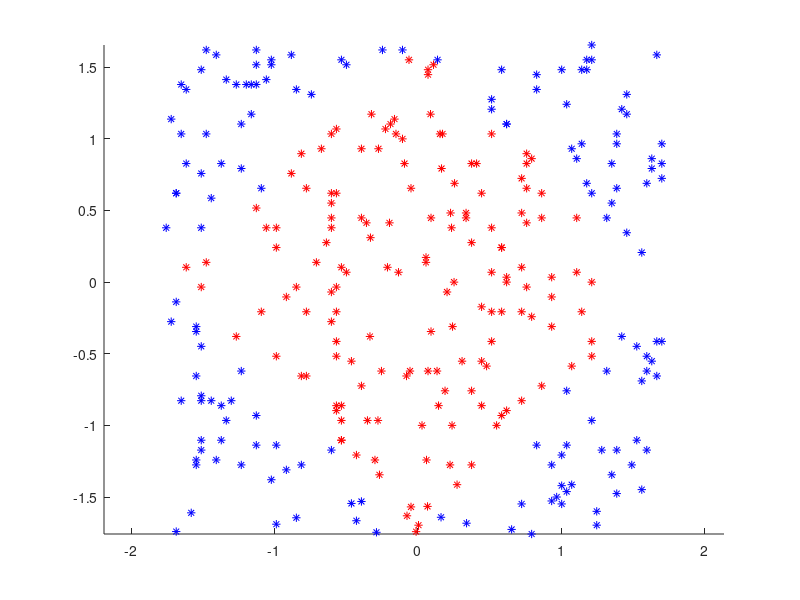

Recreate this plot in MATLAB. (Note: this script raises an error after producing the figure.)
train_data = load('train_data_2017.txt');
val_data = load('valid_data_2017.txt');

for i = 1:2
   train_data(:,i) = (train_data(:,i)-mean(train_data(:,i)))/std(train_data(:,i));
   val_data(:,i) = (val_data(:,i)-mean(val_data(:,i)))/std(val_data(:,i));

end

train_pat = train_data(:,1:2);
train_ans = train_data(:,3);
val_pat = val_data(:,1:2);
val_ans = val_data(:,3);

lr = 0.02;
beta = 1/2;

class_1 = train_pat(train_ans == 1, :);
class_2 = train_pat(train_ans == -1, :);

%%
hold on
axis equal
plot(class_1(:,1),class_1(:,2), 'r*')
plot(class_2(:,1),class_2(:,2), 'b*')

%% 3a

iterations = 1e6;
num_runs = 10;
energy_train = zeros(iterations/1000, num_runs);
energy_val = zeros(iterations/1000, num_runs);
ct_err = zeros(num_runs, 1);
cv_err = zeros(num_runs, 1);
train_end = 1000;
c_err_t = zeros(train_end, run);
c_err_v = zeros(train_end, run);


for run = 1:num_runs
    w = rand(2,1)*0.4-0.2; % weights
    bias = rand(1,1)*2-1; % biases
    ind_count = 0;
    
    for iter = 1:iterations
        
        % 1: pick random pattern
        pat_ind = randperm( length( train_data ) , 1);
        xi = train_pat( pat_ind , :)';
        zeta = train_ans(pat_ind);
        
        % 2: feed forward values
        b = w'*xi - bias;
        output = tanh(beta*b);
        
        %%%%%%%%%%%%%%%%INTERLUDE%%%%%%%%%%%%%%%%%%%%
        
        if mod(iter,1000) == 0
            for i = 1:length(train_data)
                out_temp = tanh( beta * (w'*train_pat(i,:)' - bias ));
                energy_train(iter/1000, run) = energy_train(iter/1000, run) + 0.5*(train_ans(i) - out_temp)^2;
            end
            
            for i = 1:length(val_data)
                out_val_temp = tanh( beta * (w'*val_pat(i,:)' - bias ));
                energy_val(iter/1000, run) = energy_val(iter/1000, run) + 0.5*(val_ans(i) - out_val_temp)^2;
            end
        end
        
        if iterations - iter < train_end
            ind_count = ind_count + 1;
            c_err_t_temp = zeros(train_end,length(train_ans));
            c_err_v_temp = zeros(train_end,length(val_ans));
            
            for i = 1:length(train_data)
                c_err_t_temp(ind_count,i) = tanh( beta * (w'*train_pat(i,:)' - bias ));
            end
            
            for i = 1:length(val_data)
                c_err_v_temp(ind_count,i) = tanh( beta * (w'*val_pat(i,:)' - bias ));
            end
            
            c_err_t(ind_count, run) = 1/(2*length(train_ans))*sum(abs(train_ans - sign(c_err_t_temp(ind_count,:))'));
            c_err_v(ind_count, run) = 1/(2*length(val_ans))*sum(abs(val_ans - sign(c_err_v_temp(ind_count,:))'));
        end
        
        %%%%%%%%%%%%%%%%INTERLUDE%%%%%%%%%%%%%%%%%%%%
        
        % 3: update the weights
        w = w + lr*beta*(1 - tanh(beta*b)^2)*(zeta-output).*xi;
        bias = bias - lr*beta*(1 - tanh(beta*b)^2)*(zeta-output);
        
        % 4: and do it all again
    end
    ct_err(run) = mean(c_err_t(:, run));
    cv_err(run) = mean(c_err_v(:,run));
end

%%
clf;
subplot(2,2,1)
hold on
axis([0 iterations 0.4 0.6])
iter_vec = linspace(1,iterations,iterations/(10*1000));
plot(iter_vec,energy_train(1:10:end, :)/length(train_ans))
set(gca,'fontsize', 8)
xlabel('Iteration', 'Interpreter', 'LaTex')
ylabel('Average Energy', 'Interpreter', 'LaTex')
set(gca,'fontsize', 14)
subplot(2,2,3)
hold on
axis([0 iterations 0.4 0.6])
iter_vec = linspace(1,iterations,iterations/(10*1000));
plot(iter_vec,energy_val(1:10:end, :)/length(val_ans))
set(gca,'fontsize', 8)
xlabel('Iteration', 'Interpreter', 'LaTex')
ylabel('Average Energy', 'Interpreter', 'LaTex')
set(gca,'fontsize', 14)

x_vec = linspace(-2,2, 100);
line1 = bias(1)/w(2) - w(1)/w(2).*x_vec;

subplot(1,2,2)
hold on
axis([-2 2 -2 2])
plot(class_1(:,1), class_1(:,2), 'r*')
plot(class_2(:,1), class_2(:,2), 'bo')
plot(x_vec,line1, 'k')
legend('Class +1',' Class -1', 'Classification boundary')
set(gca,'fontsize', 8)
xlabel('$\xi_1$', 'Interpreter', 'LaTex')
ylabel('$\xi_2$', 'Interpreter', 'LaTex')
set(gca,'fontsize', 12)

%% 3b)

iterations = 1e6;
num_runs = 10;
energy_train = zeros(iterations/1000,num_runs);
energy_val = zeros(iterations/1000,num_runs);
train_end = 1000;
c_err_t = zeros(train_end, num_runs);
c_err_v = zeros(train_end, num_runs);
ct_err = zeros(num_runs, 1);
cv_err = zeros(num_runs, 1);

for run = 1:num_runs
    
    ind_count = 0;
    % weights
    w_in = rand(4,2)*0.4-0.2;
    w_out = rand(4,1)*0.4-0.2;
    % biases
    bias_in = rand(4,1)*2-1;
    bias_out = rand(1,1)*2-1;
    
    for iter = 1:iterations
        % 1: Pick a random pattern
        pat_ind = randperm( length( train_data ) , 1);
        xi = train_pat( pat_ind , :)';
        zeta = train_ans(pat_ind);
        % k = 1..2, j = 1..4, i = 1
        % 2: Feed forward values
        b_V = w_in*xi - bias_in;
        V = tanh(beta*b_V);
        
        b_out = w_out'*V - bias_out;
        O = tanh(beta*b_out);
        
        %%%%%%%%%%%%%%%%INTERLUDE%%%%%%%%%%%%%%%%%%%%
        if mod(iter,1000) == 0
            for i = 1:length(train_data)
                xi_temp = train_pat(i,:)';
                V_temp = tanh(beta*(w_in*xi_temp - bias_in ));
                b_out_temp = w_out'*V_temp - bias_out;
                O_temp = tanh(beta*b_out_temp);
                energy_train(iter/1000, run) = energy_train(iter/1000, run) + 0.5*(train_ans(i) - O_temp)^2;
            end
            
            for i = 1:length(val_data)
                xi_temp = val_pat(i,:)';
                V_temp = tanh(beta*(w_in*xi_temp - bias_in ));
                b_out_temp = w_out'*V_temp - bias_out;
                O_temp = tanh(beta*b_out_temp);
                energy_val(iter/1000, run) = energy_val(iter/1000, run) + 0.5*(val_ans(i) - O_temp)^2;
            end
        end
        
        if iterations - iter < train_end
            ind_count = ind_count + 1;
            c_err_t_temp = zeros(train_end,length(train_ans));
            c_err_v_temp = zeros(train_end,length(val_ans));
            
            for i = 1:length(train_data)
                xi_temp = train_pat(i,:)';
                V_temp = tanh(beta*(w_in*xi_temp - bias_in ));
                b_out_temp = w_out'*V_temp - bias_out;
                O_temp = tanh(beta*b_out_temp);
                c_err_t_temp(ind_count,i) = O_temp;
            end
            
            for i = 1:length(val_data)
                xi_temp = val_pat(i,:)';
                V_temp = tanh(beta*(w_in*xi_temp - bias_in ));
                b_out_temp = w_out'*V_temp - bias_out;
                O_temp = tanh(beta*b_out_temp);
                c_err_v_temp(ind_count,i) = O_temp;
            end
            
            c_err_t(ind_count, run) = 1/(2*length(train_ans))*sum(abs(train_ans - sign(c_err_t_temp(ind_count,:))'));
            c_err_v(ind_count, run) = 1/(2*length(val_ans))*sum(abs(val_ans - sign(c_err_v_temp(ind_count,:))'));
        end
        %%%%%%%%%%%%%%%%INTERLUDE%%%%%%%%%%%%%%%%%%%%
        
        % 3: Update the weights (and bias)
        delta_i = beta*(zeta - O)*(1 - O.^2);
        delta_j = beta*delta_i * w_out .* (1 - V.^2);
        
        dw_out = lr * delta_i * V;
        dw_in = lr * delta_j .* xi';
        dbias_out = -lr * delta_i;
        dbias_in = -lr * delta_j;
        
        w_in = w_in + dw_in;
        w_out = w_out + dw_out;
        bias_in = bias_in + dbias_in;
        bias_out = bias_out + dbias_out;
        
        % 4: And do it all again
    end
    ct_err(run) = mean(c_err_t(:, run));
    cv_err(run) = mean(c_err_v(:,run));  
end
%%
clf;
subplot(2,2,1)
hold on
axis([0 iterations 0 0.5])
iter_vec = linspace(1,iterations,iterations/(10*1000));
plot(iter_vec,energy_train(1:10:end,:)/length(train_ans))
set(gca,'fontsize', 8)
xlabel('Iteration', 'Interpreter', 'LaTex')
ylabel('Average Energy', 'Interpreter', 'LaTex')
set(gca,'fontsize', 14)

subplot(2,2,3)
hold on
axis([0 iterations 0 0.5])
iter_vec = linspace(1,iterations,iterations/(10*1000));
plot(iter_vec,energy_val(1:10:end,:)/length(val_ans))
set(gca,'fontsize', 8)
xlabel('Iteration', 'Interpreter', 'LaTex')
ylabel('Average Energy', 'Interpreter', 'LaTex')
set(gca,'fontsize', 14)

x_vec = linspace(-2,2, 100);
line1 = bias_in(1)/w_in(1,2) - w_in(1,1)/w_in(1,2).*x_vec;
line2 = bias_in(2)/w_in(2,2) - w_in(2,1)/w_in(2,2).*x_vec;
line3 = bias_in(3)/w_in(3,2) - w_in(3,1)/w_in(3,2).*x_vec;
line4 = bias_in(4)/w_in(4,2) - w_in(4,1)/w_in(4,2).*x_vec;

subplot(1,2,2)
hold on
axis([-2 2 -2 2])
plot(class_1(:,1), class_1(:,2), 'r*')
plot(class_2(:,1), class_2(:,2), 'bo')
plot(x_vec, line1, 'k')
plot(x_vec, line2, 'k')
plot(x_vec, line3, 'k')
plot(x_vec, line4, 'k')
legend('Class +1',' Class -1', 'Classification boundary')
set(gca,'fontsize', 8)
xlabel('$\xi_1$', 'Interpreter', 'LaTex')
ylabel('$\xi_2$', 'Interpreter', 'LaTex')
set(gca,'fontsize', 12)
